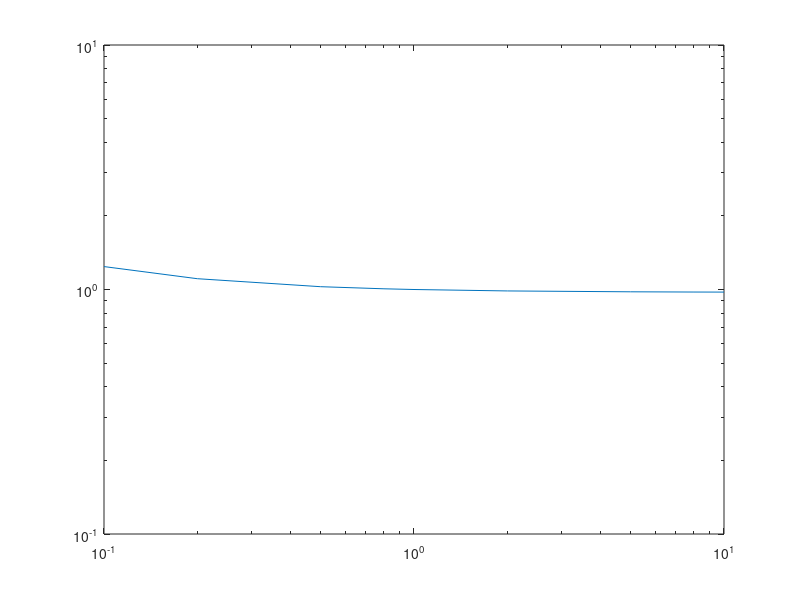
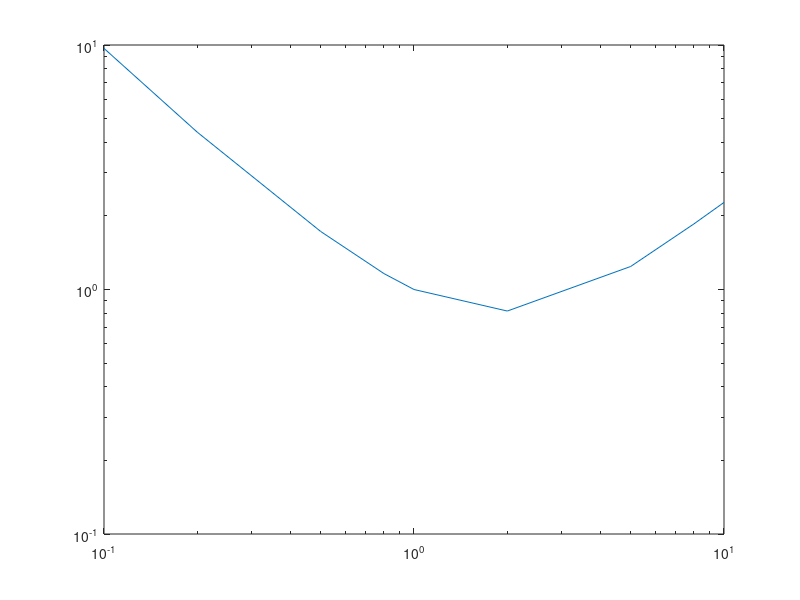
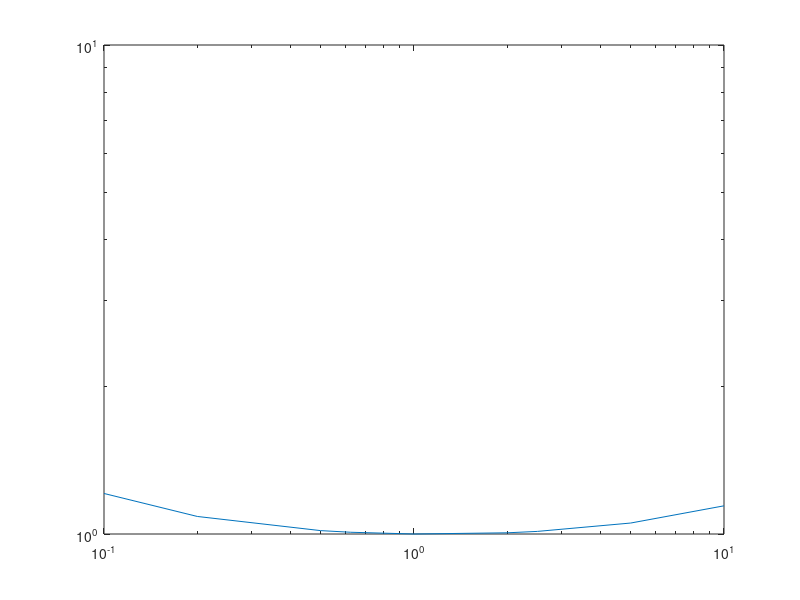

Recreate these plots in MATLAB, in order.
clear all
close all

agg_eng_nom = struct2cell(load('agg_egg_nom.mat'));
agg_time_nom = struct2cell(load('agg_time_nom.mat'));
cp_energy_nom = struct2cell(load('cp_energy_nom.mat'));
cp_time_nom = struct2cell(load('cp_time_norm.mat'));
st_energy_nom = struct2cell(load('st_energy_norm.mat'));
st_time_nom = struct2cell(load('st_time_norm.mat'));

k = 0.8;
q = 1-k;

agg = k .* agg_eng_nom{1,:} + q .* agg_time_nom{1,:};

figure
loglog([1, 2, 5, 8, 10, 20, 50, 80, 100]./10, agg);

cp = k .* cp_energy_nom{1,:} + q .* cp_time_nom{1,:};

figure
loglog([1000, 2000, 5000, 8000, 10000, 20000, 50000, 80000, 100000]./10000, cp);


figure
st = k .* st_energy_nom{1,:} + q .* st_time_nom{1,:};
loglog([100, 200, 500, 625, 1000, 2000, 2500, 5000 10000]./1000, st);
